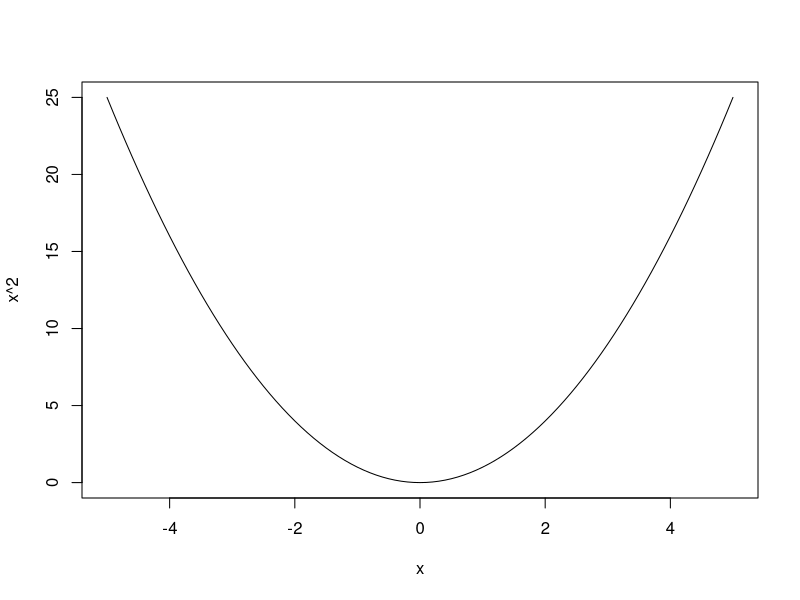
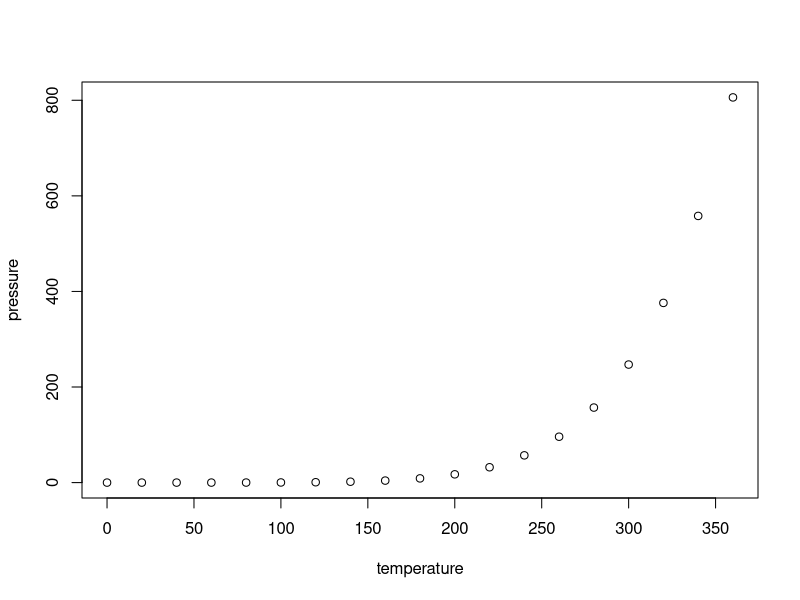

Write R code to recreate these figures, in order.
## ---- chunk 1
knitr::opts_chunk$set(echo = TRUE)
## ---- chunk 2
curve(x^2, from = -5, to = 5)
## ---- chunk 3
summary(cars)
## ---- chunk 4
plot(pressure)
